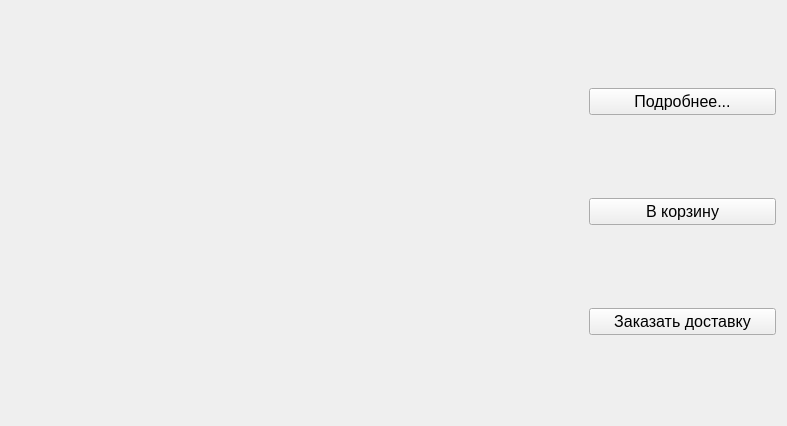
<?xml version="1.0" encoding="UTF-8"?>
<ui version="4.0">
 <class>BookCardWidget</class>
 <widget class="QWidget" name="BookCardWidget">
  <property name="geometry">
   <rect>
    <x>0</x>
    <y>0</y>
    <width>787</width>
    <height>426</height>
   </rect>
  </property>
  <property name="font">
   <font>
    <pointsize>12</pointsize>
   </font>
  </property>
  <layout class="QHBoxLayout" name="horizontalLayout">
   <item>
    <widget class="QLabel" name="coverLabel">
     <property name="minimumSize">
      <size>
       <width>100</width>
       <height>150</height>
      </size>
     </property>
     <property name="scaledContents">
      <bool>true</bool>
     </property>
    </widget>
   </item>
   <item>
    <layout class="QVBoxLayout" name="textLayout">
     <item>
      <widget class="QLabel" name="titleLabel">
       <property name="font">
        <font>
         <pointsize>14</pointsize>
         <italic>true</italic>
         <bold>true</bold>
        </font>
       </property>
      </widget>
     </item>
     <item>
      <widget class="QLabel" name="genreLabel">
       <property name="text">
        <string/>
       </property>
      </widget>
     </item>
     <item>
      <widget class="QLabel" name="authorLabel"/>
     </item>
    </layout>
   </item>
   <item>
    <widget class="QLabel" name="priceLabel"/>
   </item>
   <item>
    <layout class="QVBoxLayout" name="buttonLayout">
     <item>
      <widget class="QPushButton" name="detailsButton">
       <property name="text">
        <string>Подробнее...</string>
       </property>
      </widget>
     </item>
     <item>
      <widget class="QPushButton" name="actionButton">
       <property name="text">
        <string>В корзину</string>
       </property>
      </widget>
     </item>
     <item>
      <widget class="QPushButton" name="singleOrderButton">
       <property name="text">
        <string>Заказать доставку</string>
       </property>
      </widget>
     </item>
    </layout>
   </item>
  </layout>
 </widget>
 <resources/>
 <connections/>
</ui>
